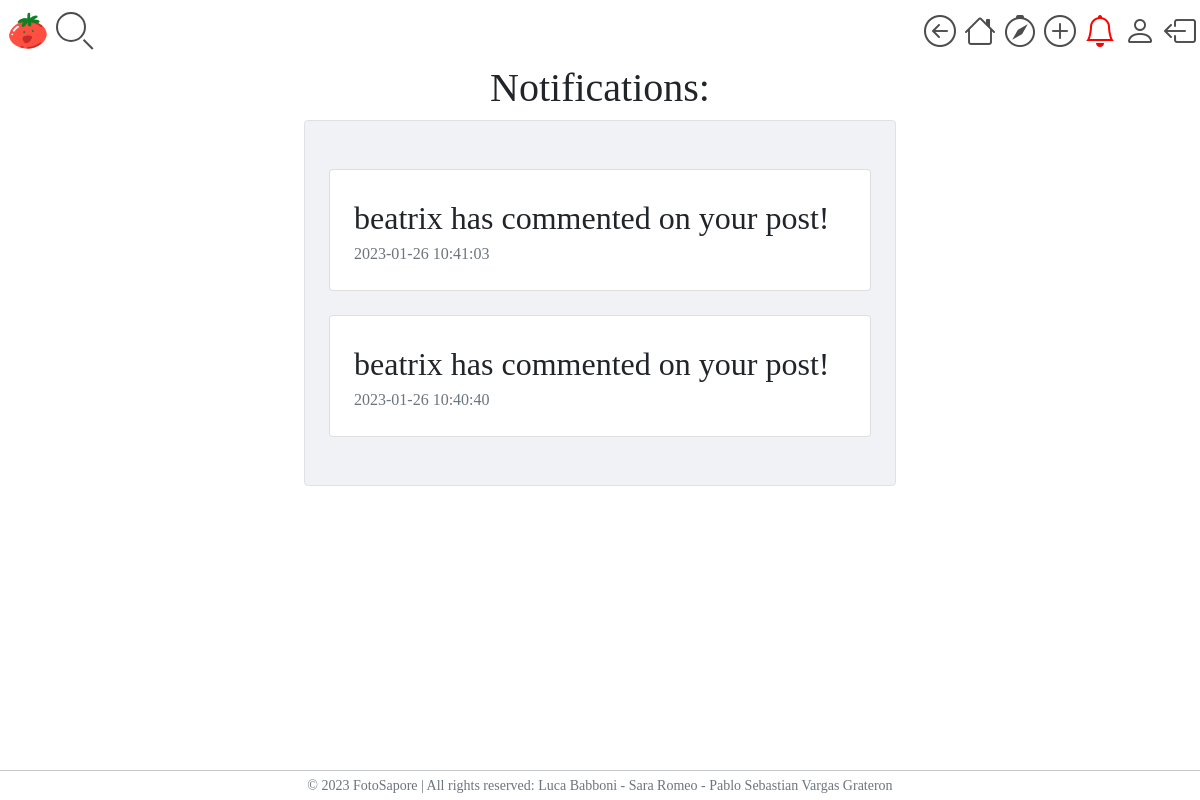
Page /notification.php (signed in) on the committed database.
### tables this page shows
CREATE TABLE `notification` (
  `notificationID` int(11) NOT NULL,
  `userID` int(10) NOT NULL,
  `time` timestamp NOT NULL DEFAULT current_timestamp() ON UPDATE current_timestamp(),
  `text` text NOT NULL
);

### src/notification.php (called while the page is built, shortened)
<?php
require_once("bootstrap.php");
$templateParams["title"] = "Foto Sapore | Notification";
$templateParams["page"] = "notification-tmpl.php";
$templateParams["notifications"] = $dbh->getNotifications($_SESSION["userID"]);
require_once("template/base.php");
?>

### src/db/database.php (called while the page is built, shortened)
<?php
class DatabaseHelper
{
    private $db;
    public function __construct($servername, $username, $password, $dbname, $port)
    {
        $this->db = new mysqli($servername, $username, $password, $dbname, $port);
    }
    public function getNotifications($userID)
    {
        $query = "SELECT time, text FROM notification WHERE userID = ? ORDER BY time DESC;";
        $stmt = $this->db->prepare($query);
        $stmt->bind_param("i", $userID);
        $stmt->execute();
        $result = $stmt->get_result();
        return $result->fetch_all(MYSQLI_ASSOC);
    }
}
?>

### src/bootstrap.php (called while the page is built, shortened)
<?php
require_once("db/database.php");
$dbh = new DatabaseHelper("localhost", "root", "", "fotosapore", 3306);
?>

### src/template/notification-tmpl.php (the view)
<div id="page-name" data-page="notification-page">
    <div class="row">
        <div class="col text-center">
            <h1>Notifications:</h1>
        </div>
    </div>
    <div class="row d-flex justify-content-center mb-2 p-2">
        <div class="col-md-2"></div>
        <div class="col-md-8 col-lg-6">
            <div class="card shadow-0 border" style="background-color: #f0f2f5;">
                <div class="card-body p-4">
                    <?php foreach ($templateParams["notifications"] as $n): ?>
                        <div class="card my-4">
                            <div class="notification-text card-body mx-4 my-4">
                                <p class="lead fa-2x">
                                    <?php echo $n["text"] ?>
                                </p>
                                <p class="text-muted">
                                    <?php echo date($n["time"]) ?>
                                </p>
                            </div>
                        </div>
                    <?php endforeach; ?>
                </div>
            </div>
        </div>
        <div class="col-md-2"></div>
    </div>
</div>

### src/css/style.css (style rules this page uses)
* { margin: 0 !important; padding: 0 !important; text-decoration: none !important; font-family: Georgia, serif !important; }

### rows in the picture
notification: text "beatrix has commented on your post!", time "2023-01-26 10:41:03"
notification: text "beatrix has commented on your post!", time "2023-01-26 10:40:40"
